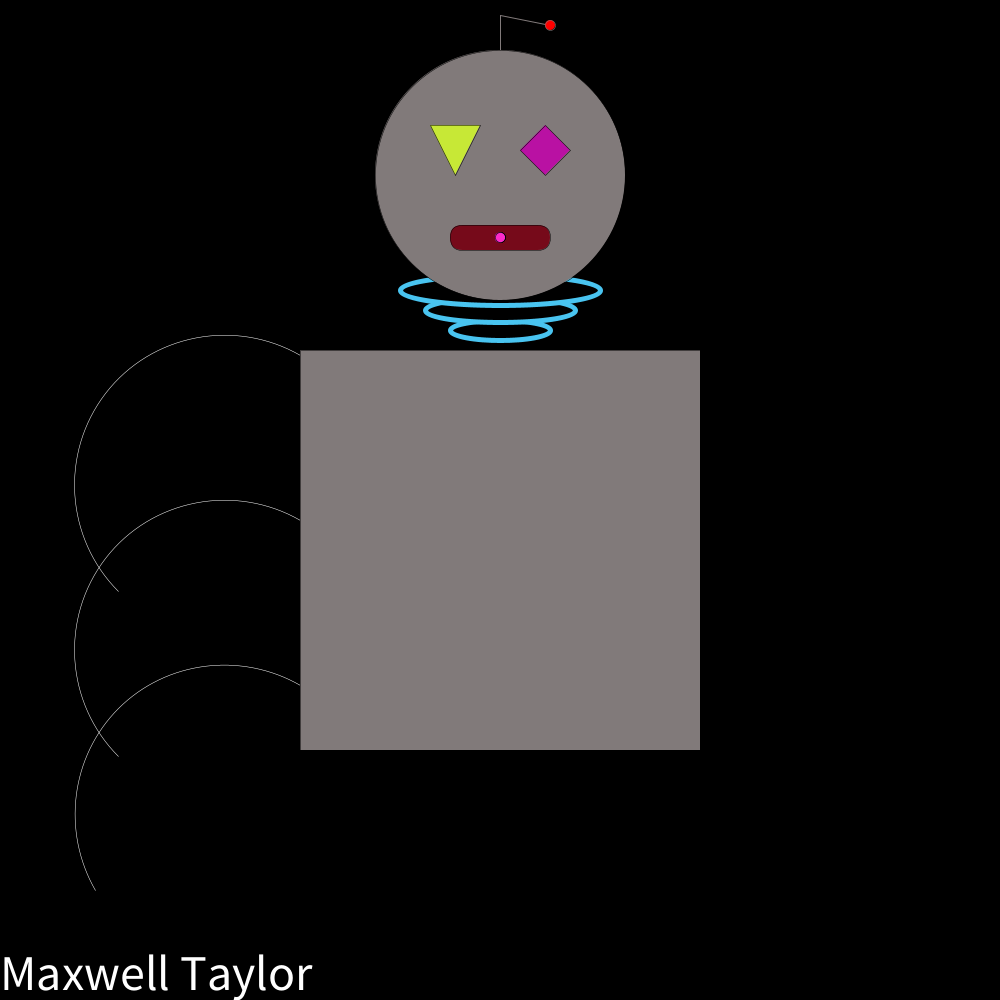
Frame 1 (no input)
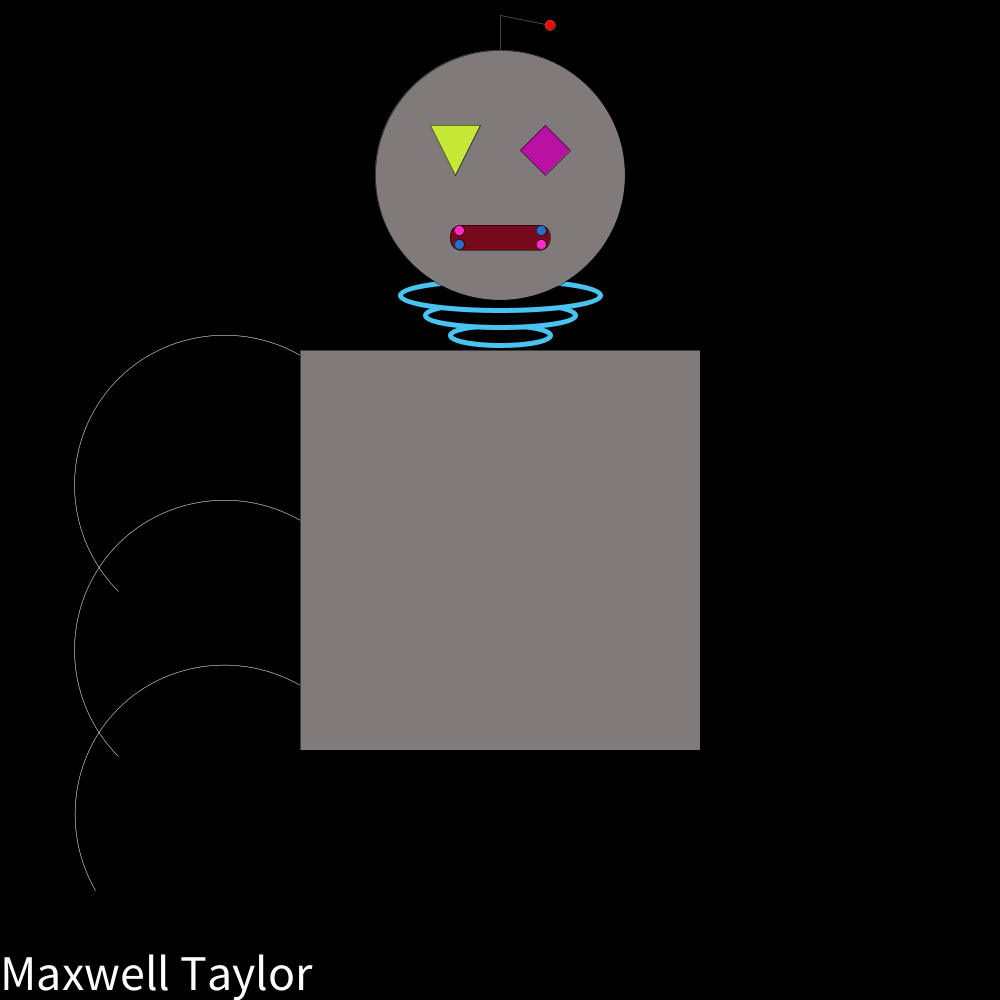
Frame 60 (the mouse pressed at the canvas centre just before this capture)
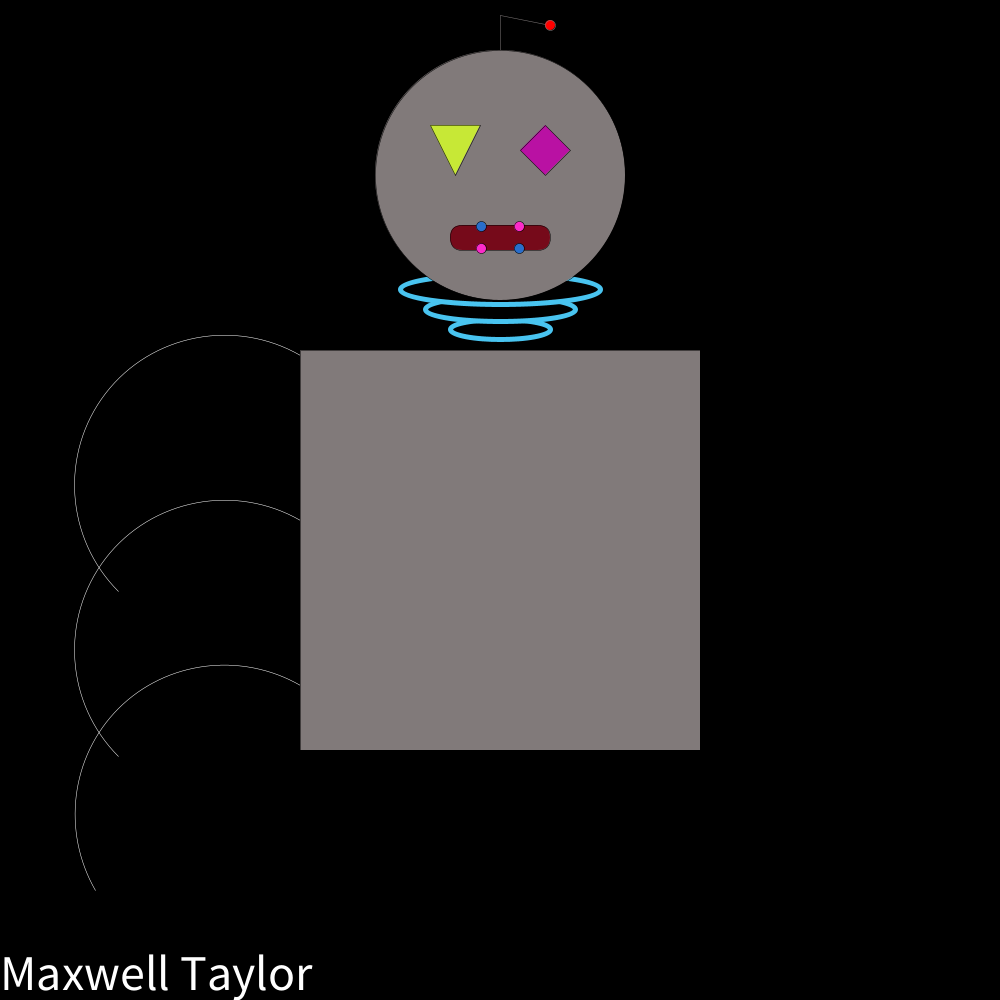
Frame 120 (the mouse held since frame 60 and released just before this capture)

The Processing sketch that drew these frames (run headless with seeded random() and noise(); from frame 60 on, the mouse is pressed at the canvas centre):

// Processing sketch: Robot_test_2
// ── Robot_test_2.pde
/*
Maxwell Taylor
 6/23/22
 Graded Robot
 */
int r1 = (int)(Math.random()*256);
int g1 = (int)(Math.random()*256);
int b1 = (int)(Math.random()*256);
int r2 = (int)(Math.random()*256);
int g2 = (int)(Math.random()*256);
int b2 = (int)(Math.random()*256);
int r3 = (int)(Math.random()*256);
int g3 = (int)(Math.random()*256);
int b3 = (int)(Math.random()*256);
int r4 = (int)(Math.random()*256);
int g4 = (int)(Math.random()*256);
int b4 = (int)(Math.random()*256);
int r5 = (int)(Math.random()*256);
int g5 = (int)(Math.random()*256);
int b5 = (int)(Math.random()*256);
int r6 = (int)(Math.random()*256);
int g6 = (int)(Math.random()*256);
int b6 = (int)(Math.random()*256);
int r7 = (int)(Math.random()*256);
int g7 = (int)(Math.random()*256);
int b7 = (int)(Math.random()*256);
int r8 = (int)(Math.random()*256);
int g8 = (int)(Math.random()*256);
int b8 = (int)(Math.random()*256);
int r9 = (int)(Math.random()*256);
int g9 = (int)(Math.random()*256);
int b9 = (int)(Math.random()*256);
int y1 = 0;
int y2 = 0;
int y3 = 0;
int cx = 0;
int cy = 0;
int cx2 = 0;
int cy2 = 0;
int cx3 = 0;
int cy3 = 0;
int cx4 = 0;
int cy4 = 0;
boolean dir = true;
boolean cdir = true;
boolean dirc = true;
boolean cdir2 = false;
boolean dirc2 = false;
boolean cdir3 = true;
boolean dirc3 = false;
boolean cdir4 = false;
boolean dirc4 = true;

void mousePressed() {
  println(mouseX, mouseY);
}

int start = 1;

void setup() {
  size(1000, 1000);
}

//on/off switch
void mouseClicked() {
  start = start + 1;
}


void draw() {

  background(000);
  fill(255);
  textSize(50);
  text("Maxwell Taylor", 0, 990);


  //dangle
  stroke(#817A7A);
  line(500, 200, 500, 15);
  line(500, 15, 550, 25);
  fill(255, 000, 000);
  strokeWeight(.5);
  circle(550, 25, 10);

  //"neck"
  //idealy i would make it "bounce" but ran out of time
  push();
  fill(000);
  stroke(#49C4F0);
  strokeWeight(5);
  ellipse(500, 330+y1, 100, 20);
  ellipse(500, 310+y2, 150, 25);
  ellipse(500, 290+y3, 200, 30);

  if (frameCount % 10 == 0) {
    if (dir) {
      y1++;
      y2++;
      y3++;
    } else {
      y1--;
      y2--;
      y3--;
    }
    if (y1==5||y1==-5) {
      dir = !dir;
    }
  }



  pop();
  //head and body"
  stroke(000);
  fill(#817A7A);
  circle(500, 175, 250);
  square(300, 350, 400);




  //eyes
  fill(#C7E836);
  triangle(480, 125, 430, 125, 455, 175);


  fill(#B911A3);
  quad(545, 125, 520, 150, 545, 175, 570, 150);



  //mouth
  fill(#760A1A);
  rect(450, 225, 100, 25, 50, 50, 50, 50);
  fill(#296ECB);
  circle(500+cx, 237.5+cy, 10);
  circle(500+cx2, 237.5+cy2, 10);
  fill(#FC2BC9);
  circle(500+cx3, 237.5+cy3, 10);
  circle(500+cx4, 237.5+cy4, 10);
  if (500+cx >= 550 || 500+cx <= 450) {
    dirc = !dirc;
  }
  if (237.5+cy <= 225||237.5+cy>=250) {
    cdir = !cdir;
  }

  if (dirc) {
    cx++;
  } else {
    cx--;
  }
  if (cdir) {
    cy--;
  } else {
    cy++;
  }

  if (500+cx2 >= 550 || 500+cx2 <= 450) {
    dirc2 = !dirc2;
  }
  if (237.5+cy2 <= 225||237.5+cy2>=250) {
    cdir2 = !cdir2;
  }

  if (dirc2) {
    cx2++;
  } else {
    cx2--;
  }

  if (cdir2) {
    cy2--;
  } else {
    cy2++;
  }
  if (500+cx3 >= 550 || 500+cx3 <= 450) {
    dirc3 = !dirc3;
  }
  if (237.5+cy3 <= 225||237.5+cy3>=250) {
    cdir3 = !cdir3;
  }

  if (dirc3) {
    cx3++;
  } else {
    cx3--;
  }
  if (cdir3) {
    cy3--;
  } else {
    cy3++;
  }
  if (500+cx4 >= 550 || 500+cx4 <= 450) {
    dirc4 = !dirc4;
  }
  if (237.5+cy4 <= 225||237.5+cy4>=250) {
    cdir4 = !cdir4;
  }

  if (dirc4) {
    cx4++;
  } else {
    cx4--;
  }
  if (cdir4) {
    cy4--;
  } else {
    cy4++;
  }



  //supposed to be spider legs/cables that would pulse a color but ran out of time
  //supposed to be on both sides
  stroke(#ffffff);
  noFill();
  arc(225, 485, 300, 300, PI*3/4, PI*5/3);
  arc(225, 650, 300, 300, PI*3/4, PI*5/3);
  arc(225, 815, 300, 300, PI*5/6, PI*5/3);

  if (start % 2 ==0 ) {


    if (frameCount % 5 == 0) {
      //started by looking online.
      //everything i found about random colors involved importing smth that i could not figure out so i came up with this
      r1 = (int)(Math.random()*256);
      g1 = (int)(Math.random()*256);
      b1 = (int)(Math.random()*256);
      r2 = (int)(Math.random()*256);
      g2 = (int)(Math.random()*256);
      b2 = (int)(Math.random()*256);
      r3 = (int)(Math.random()*256);
      g3 = (int)(Math.random()*256);
      b3 = (int)(Math.random()*256);
      r4 = (int)(Math.random()*256);
      g4 = (int)(Math.random()*256);
      b4 = (int)(Math.random()*256);
      r5 = (int)(Math.random()*256);
      g5 = (int)(Math.random()*256);
      b5 = (int)(Math.random()*256);
      r6 = (int)(Math.random()*256);
      g6 = (int)(Math.random()*256);
      b6 = (int)(Math.random()*256);
      r7 = (int)(Math.random()*256);
      g7 = (int)(Math.random()*256);
      b7 = (int)(Math.random()*256);
      r8 = (int)(Math.random()*256);
      g8 = (int)(Math.random()*256);
      b8 = (int)(Math.random()*256);
      r9 = (int)(Math.random()*256);
      g9 = (int)(Math.random()*256);
      b9 = (int)(Math.random()*256);
    }
    stroke(000);
    strokeWeight(1);
    //random color computer square thingies

    fill(r1, g1, b1);
    square(345, 400, 100);



    fill(r2, g2, b2);
    square(450, 400, 100);


    fill(r3, g3, b3);
    square(555, 400, 100);




    fill(r4, g4, b4);
    square(345, 505, 100);



    fill(r5, g5, b5);
    square(450, 505, 100);



    fill(r6, g6, b6);
    square(555, 505, 100);




    fill(r7, g7, b7);
    square(345, 610, 100);



    fill(r8, g8, b8);
    square(450, 610, 100);


    fill(r9, g9, b9);
    square(555, 610, 100);
  } else {
    //reset body
    stroke(000);
    fill(#817A7A);
    square(300, 350, 400);
  }













  /*
  //guidlines
   stroke(255, 000, 000);
   strokeWeight(3);
   line(500, 0, 500, 1000);
   line(0, 500, 1000, 500);
   
   */
}
